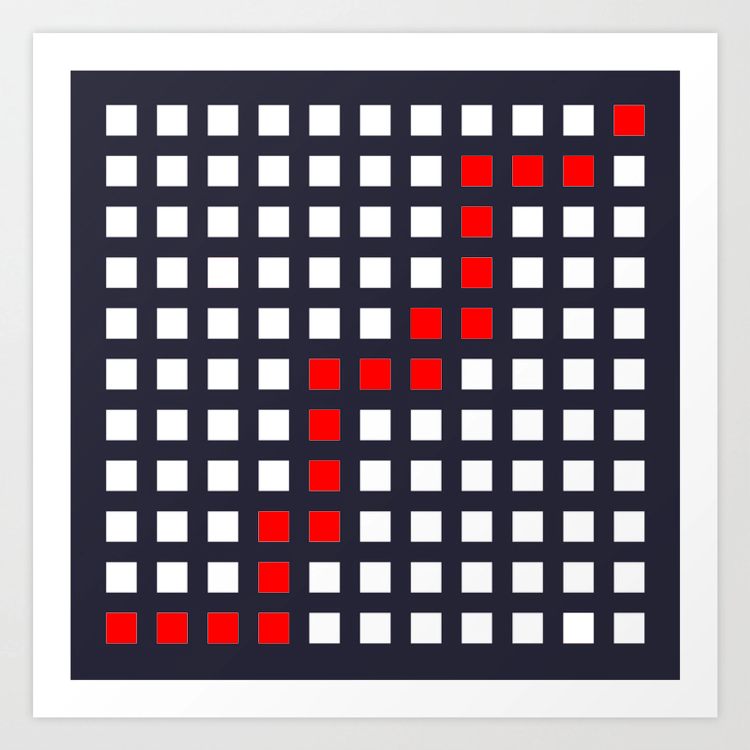
#> input picture opencv/grid1red.png, 1500 x 1500 px (shown at 1/2 size)
$ python girdreader3.py
#> lines starting #> are read from the running program, lines starting #| are printed output that depends on the picture; after the words box and inside, x2 and y2 are one past the last pixel; in counts of white or black regions, pixels touching at a corner belong together
import cv2
from imutils import contours
import numpy as np
import os

def reorder(points):
    points = points.reshape((4, 2))
    npoints = np.zeros((4, 1, 2), dtype=np.int32)
    add = points.sum(1)
    npoints[0] = points[np.argmin(add)]
    npoints[3] = points[np.argmax(add)]
    diff = np.diff(points, axis=1)
    npoints[1] = points[np.argmin(diff)]
    npoints[2] = points[np.argmax(diff)]
    return npoints


current_dir = os.getcwd()
print(current_dir)
image = cv2.imread("grid1red.png")
#> image is the input picture: shape (1500, 1500, 3); mean B, G, R 149.5, 141.4, 150
side_count = 11 # num squares on a single side of the grid
widthImg = heightImg = side_count * 50
# converts to monochrome
gray = cv2.cvtColor(image, cv2.COLOR_BGR2GRAY)
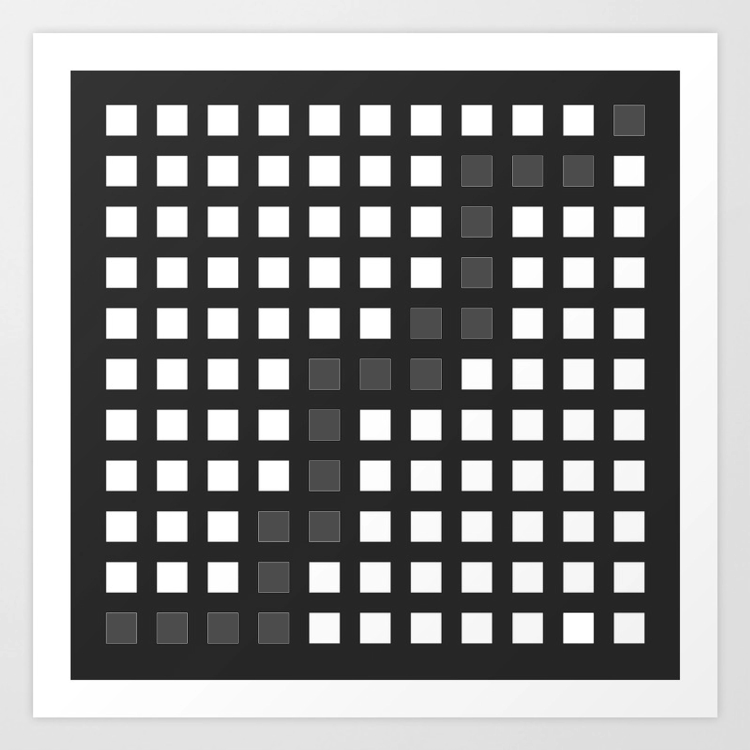
#> gray: shape (1500, 1500) (shown at 1/2 size); min 8, max 255, mean 144.8
thresh = cv2.adaptiveThreshold(gray, 255, 1, 1, 13, 10)
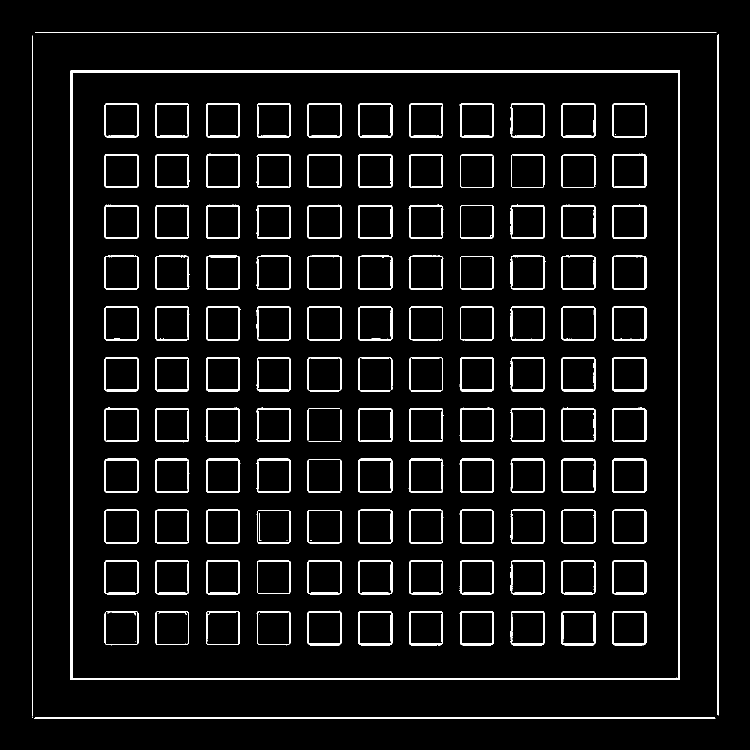
#> thresh: shape (1500, 1500) (shown at 1/2 size); 5.7% white; 143 white regions (13 under 20 px)

# finds all contours
cnts, hierarchy = cv2.findContours(thresh, cv2.RETR_TREE, cv2.CHAIN_APPROX_SIMPLE)
#> cnts = 259 contours, 14 with area under 20; largest, box (x1, y1, x2, y2) and area: (141, 141, 1360, 1360) 1483524, (144, 144, 1357, 1358) 1468942, (1224, 714, 1293, 783) 4594, (716, 1222, 785, 1291) 4592, (716, 917, 785, 986) 4592

# finds the largest square, the border of the grid
max_area = 0
c = 0
for i in cnts:
    area = cv2.contourArea(i)
    if area > 1000:
        permiter = cv2.arcLength(i, True)
        approx = cv2.approxPolyDP(i, .02 * permiter, True)
        if area > max_area and len(approx) == 4:
            max_area = area
            biggest = i
    c += 1
#> this loop made 259 passes
#> (area, permiter, max_area, biggest) on pass 3: (1483524, 4872, 1483524, [[141, 141], [141, 1359], [1359, 1359], [1359, 141]])
#> (area, permiter, approx) on passes 1, 4, 5, 6, 7, 8: (1360, 2724.8, [[68, 1436], [1430, 1436]]), (1468942, 4847.3, [[144, 145], [1355, 144], [1356, 1355], [145, 1356]]), (4588, 264.6, [[1226, 1223], [1225, 1287], [1289, 1289], [1291, 1224]]), (3914, 251.3, [[1226, 1225], [1288, 1224], [1289, 1286], [1227, 1287]]), (4533.5, 266.5, [[1125, 1223], [1123, 1287], [1186, 1290], [1189, 1224]]), (3862, 253, [[1125, 1225], [1187, 1224], [1188, 1286], [1126, 1287]])
#> after the loop, c = 259; max_area = 1483524

# warps perspective to ensure the gridlines are straight as possible
if biggest.size != 0:
    biggest = reorder(biggest)
#> in reorder, `points = points.reshape((4, 2))`: points = [[141, 141], [141, 1359], [1359, 1359], [1359, 141]]
#> in reorder, `add = points.sum(1)`: add = [282, 1500, 2718, 1500]
#> in reorder, `diff = np.diff(points, axis=1)`: diff = [0, 1218, 0, -1218]
#> biggest = [[141, 141], [1359, 141], [141, 1359], [1359, 1359]]
    cv2.drawContours(image, biggest, -1, (0, 0, 255), 10)
#> image: shape (1500, 1500, 3); 0.01% of pixels changed, all inside (x1, y1, x2, y2) = (136, 136, 1365, 1365)
    pts1 = np.float32(biggest)
#> pts1 has the same summary as biggest
    pts2 = np.float32([[0, 0], [widthImg, 0], [0, heightImg], [widthImg, heightImg]])
    matrix = cv2.getPerspectiveTransform(pts1, pts2)
#> matrix = [[0.452, -3.27e-19, -63.67], [5.23e-18, 0.452, -63.67], [-8.49e-20, -1.06e-20, 1]]
    warpedImgColor = cv2.warpPerspective(image, matrix, (widthImg, heightImg))
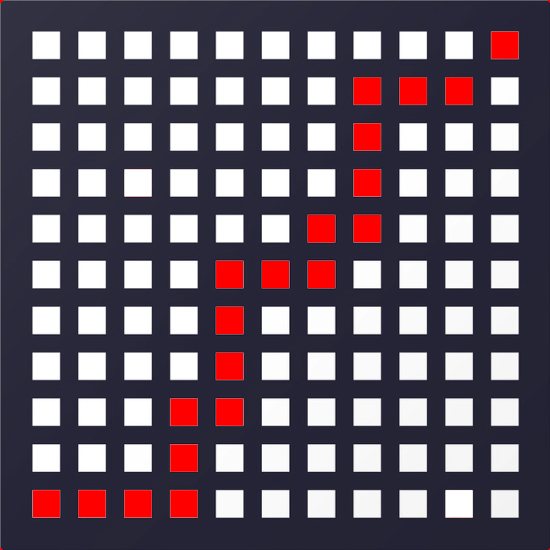
#> warpedImgColor: shape (550, 550, 3); mean B, G, R 103.6, 91.3, 104.3
    warpedImgBW = cv2.cvtColor(warpedImgColor, cv2.COLOR_BGR2GRAY)
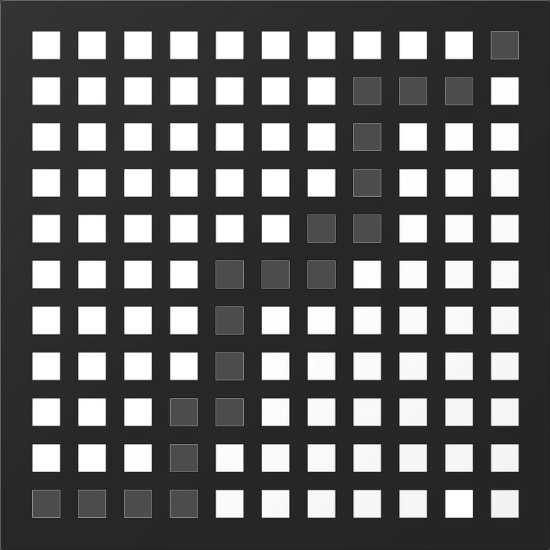
#> warpedImgBW: shape (550, 550); min 18, max 255, mean 96.4

# apply the same blur to the new image
blur = cv2.GaussianBlur(warpedImgBW, (5,5), 0)
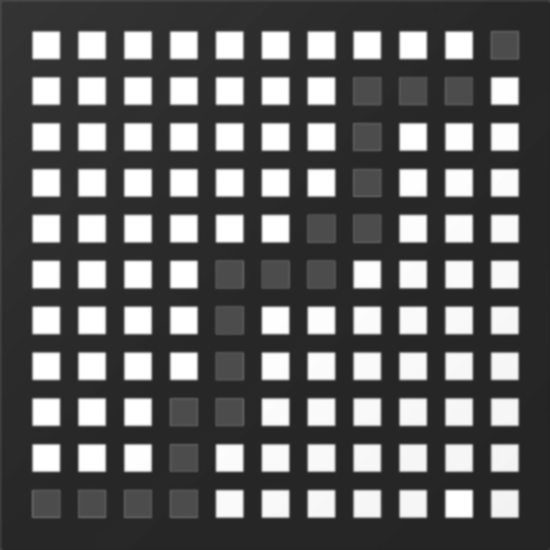
#> blur: shape (550, 550); min 35, max 255, mean 96.4
thresh = cv2.adaptiveThreshold(warpedImgBW, 255, 1, 1, 13, 4)
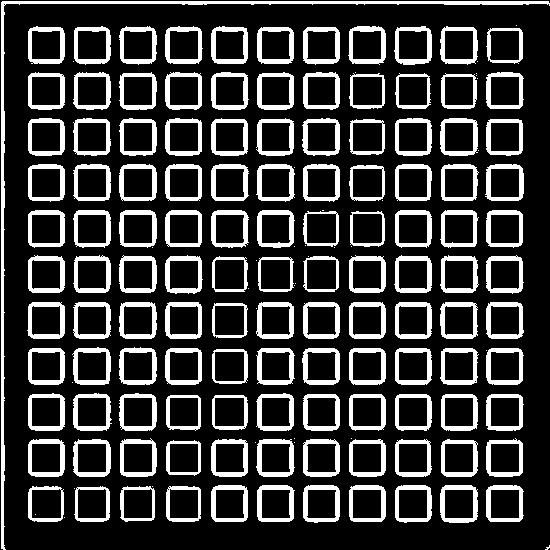
#> thresh: shape (550, 550); 22.1% white; 155 white regions (33 under 20 px), largest, box (x1, y1, x2, y2) and area: (1, 1, 550, 550) 3516, (256, 302, 294, 339) 586, (256, 439, 295, 477) 585
grid = np.zeros((side_count, side_count), dtype=int)

invert = 255 - thresh
#> invert: shape (550, 550); 77.9% white; 155 black regions (33 under 20 px)
contours2 = cv2.findContours(thresh, cv2.RETR_EXTERNAL, cv2.CHAIN_APPROX_SIMPLE)
#> contours2 = 154 contours, 32 with area under 20; largest, box (x1, y1, x2, y2) and area: (1, 1, 550, 550) 2420, (440, 485, 478, 523) 1294, (440, 118, 478, 156) 1282, (73, 439, 111, 477) 1279, (256, 439, 295, 477) 1278
contours2 = contours2[0] if len(contours2) == 2 else contours2[1]
(contours2, _) = contours.sort_contours(contours2, method = "top-to-bottom")
print(len(contours2))
#| 154
grid_rows = []
row = []
total = 0
for (i, c) in enumerate(contours2, 1):
    area = cv2.contourArea(c)
    if area > 50:
        row.append(c)
        if i % side_count == 0:
            (contours3, _) = contours.sort_contours(row, method="left-to-right")
            grid_rows.append(contours3)
            row = []
#> this loop made 154 passes
#> area on passes 1, 3, 4, 5, 6, 7, 8, 9, 10, 11, 12, 13: 2420.5, 1253.5, 1268.5, 1273.5, 1258.5, 1257, 1243.5, 1252.5, 1253, 1261, 1250.5, 1156
#> after the loop, grid_rows = 11 items

for i, row in enumerate(grid_rows):
    for i2, c in enumerate(row):
        pass
#> this loop made 11 passes

for row in grid_rows:
    for c in row:
        mask = np.zeros(warpedImgColor.shape, dtype=np.uint8)
        cv2.drawContours(mask, [c], -1, (0, 255, 0), 1)
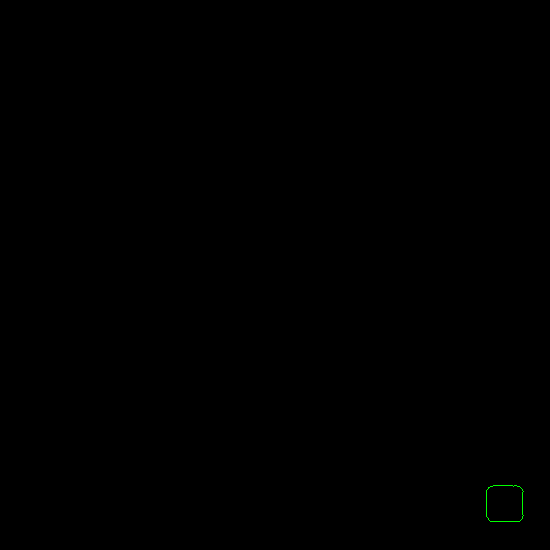
#> mask: shape (550, 550, 3); mean B, G, R 0, 0.1, 0
        # [6 lines of commented-out code are left out]

print(grid)

cv2.waitKey(0)

cv2.destroyAllWindows()

$ run again, with opencv/grid.png copied over opencv/grid1red.png
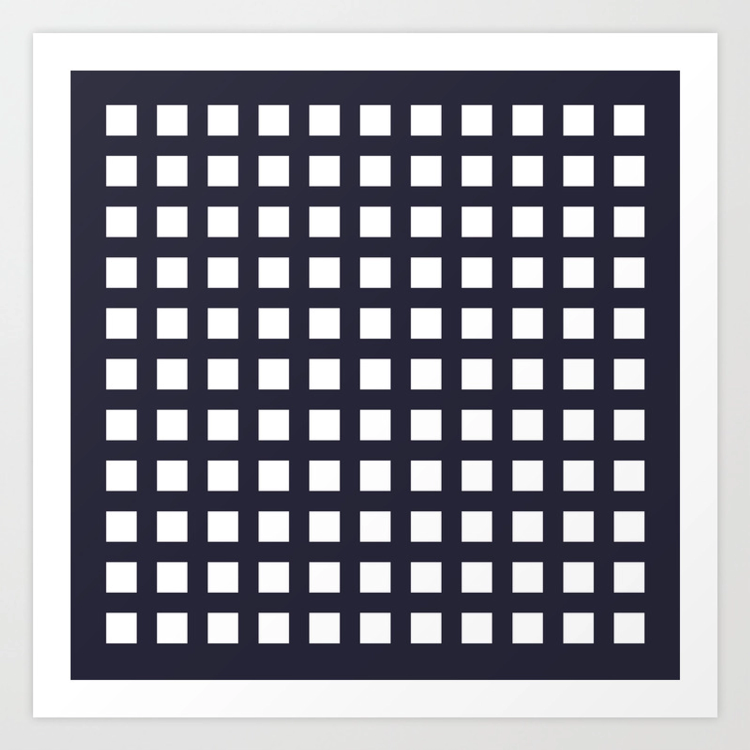
#> input picture opencv/grid.png, 1500 x 1500 px (shown at 1/2 size)
#> image is the input picture: shape (1500, 1500, 3); mean B, G, R 157.5, 149.5, 149.9
#> `thresh = cv2.adaptiveThreshold(gray, 255, 1, 1, 13, 10)`:
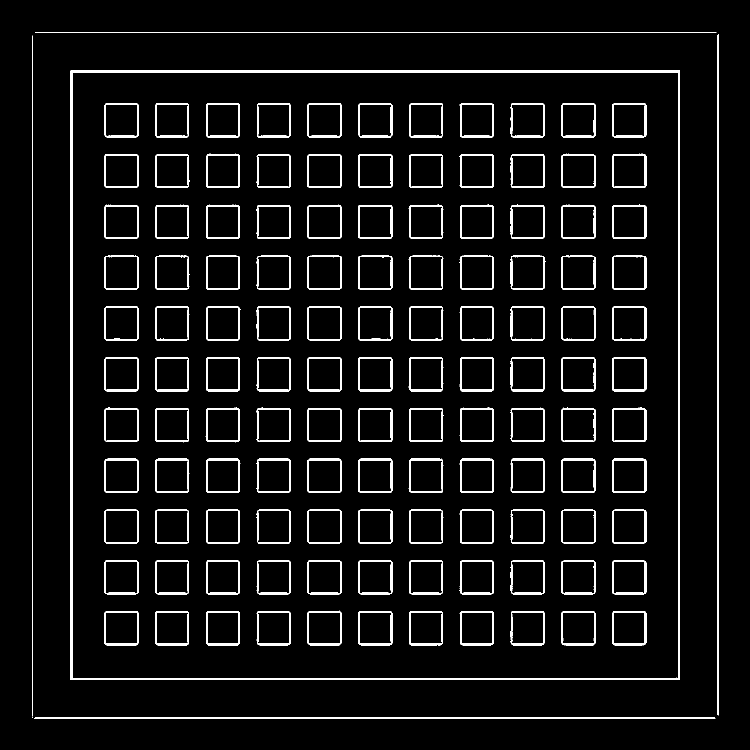
#> thresh: shape (1500, 1500) (shown at 1/2 size); 6% white; 127 white regions (1 under 20 px)
#> cnts = 249 contours, 1 with area under 20; largest, box (x1, y1, x2, y2) and area: (141, 141, 1360, 1360) 1483524, (144, 144, 1357, 1358) 1468942, (716, 714, 785, 783) 4596, (1224, 206, 1293, 275) 4595, (1224, 714, 1293, 783) 4594
#> the loop `for i in cnts:` made 249 passes
#> (area, permiter, max_area, biggest) on pass 3: (1483524, 4872, 1483524, [[141, 141], [141, 1359], [1359, 1359], [1359, 141]])
#> after the loop `for i in cnts:`: c = 249; max_area = 1483524
#> points = [[141, 141], [141, 1359], [1359, 1359], [1359, 141]]
#> add = [282, 1500, 2718, 1500]
#> diff = [0, 1218, 0, -1218]
#> `biggest = reorder(biggest)`: biggest = [[141, 141], [1359, 141], [141, 1359], [1359, 1359]]
#> image: shape (1500, 1500, 3); 0.01% of pixels changed, all inside (x1, y1, x2, y2) = (136, 136, 1365, 1365)
#> pts1 has the same summary as biggest
#> matrix = [[0.452, -3.27e-19, -63.67], [5.23e-18, 0.452, -63.67], [-8.49e-20, -1.06e-20, 1]]
#> `thresh = cv2.adaptiveThreshold(warpedImgBW, 255, 1, 1, 13, 4)`:
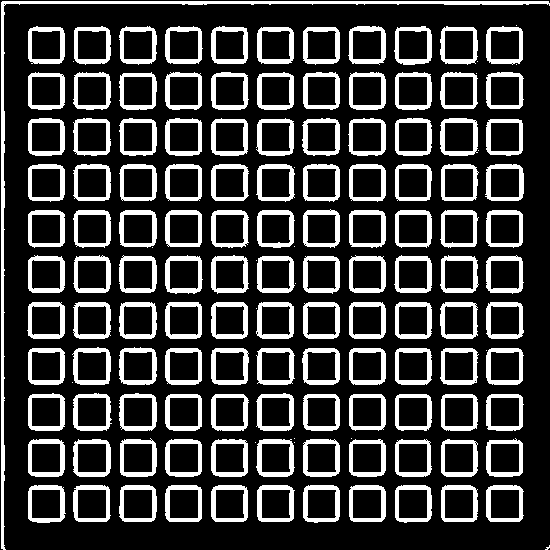
#> thresh: shape (550, 550); 23.2% white; 141 white regions (19 under 20 px), largest, box (x1, y1, x2, y2) and area: (1, 1, 550, 550) 3516, (211, 255, 249, 294) 589, (211, 348, 249, 385) 587
#> invert: shape (550, 550); 76.8% white; 141 black regions (19 under 20 px)
#> contours2 = 141 contours, 19 with area under 20; largest, box (x1, y1, x2, y2) and area: (1, 1, 550, 550) 2420, (440, 118, 478, 156) 1282, (73, 439, 111, 477) 1279, (256, 439, 295, 477) 1278, (28, 439, 65, 477) 1278
#| 141
#> the loop `for (i, c) in enumerate(contours2, 1):` made 141 passes
#> area on passes 1, 3, 4, 5, 6, 7, 8, 9: 2420.5, 1257, 1253.5, 1268.5, 1273.5, 1258.5, 1257, 1243.5
#> after the loop `for (i, c) in enumerate(contours2, 1):`: grid_rows = 11 items
#> the loop `for i, row in enumerate(grid_rows):` made 11 passes
#> the loop `for row in grid_rows:` made 11 passes
